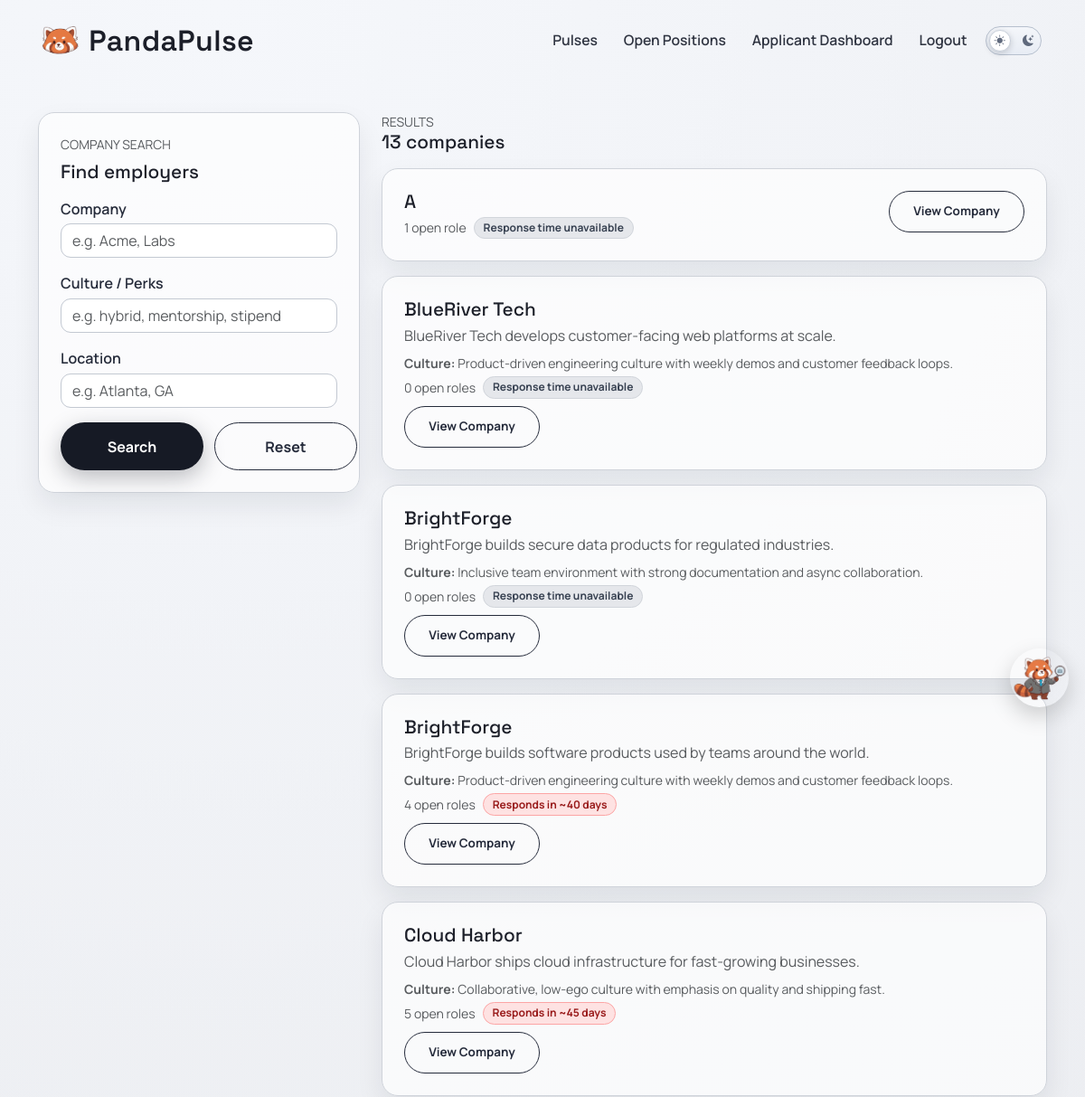
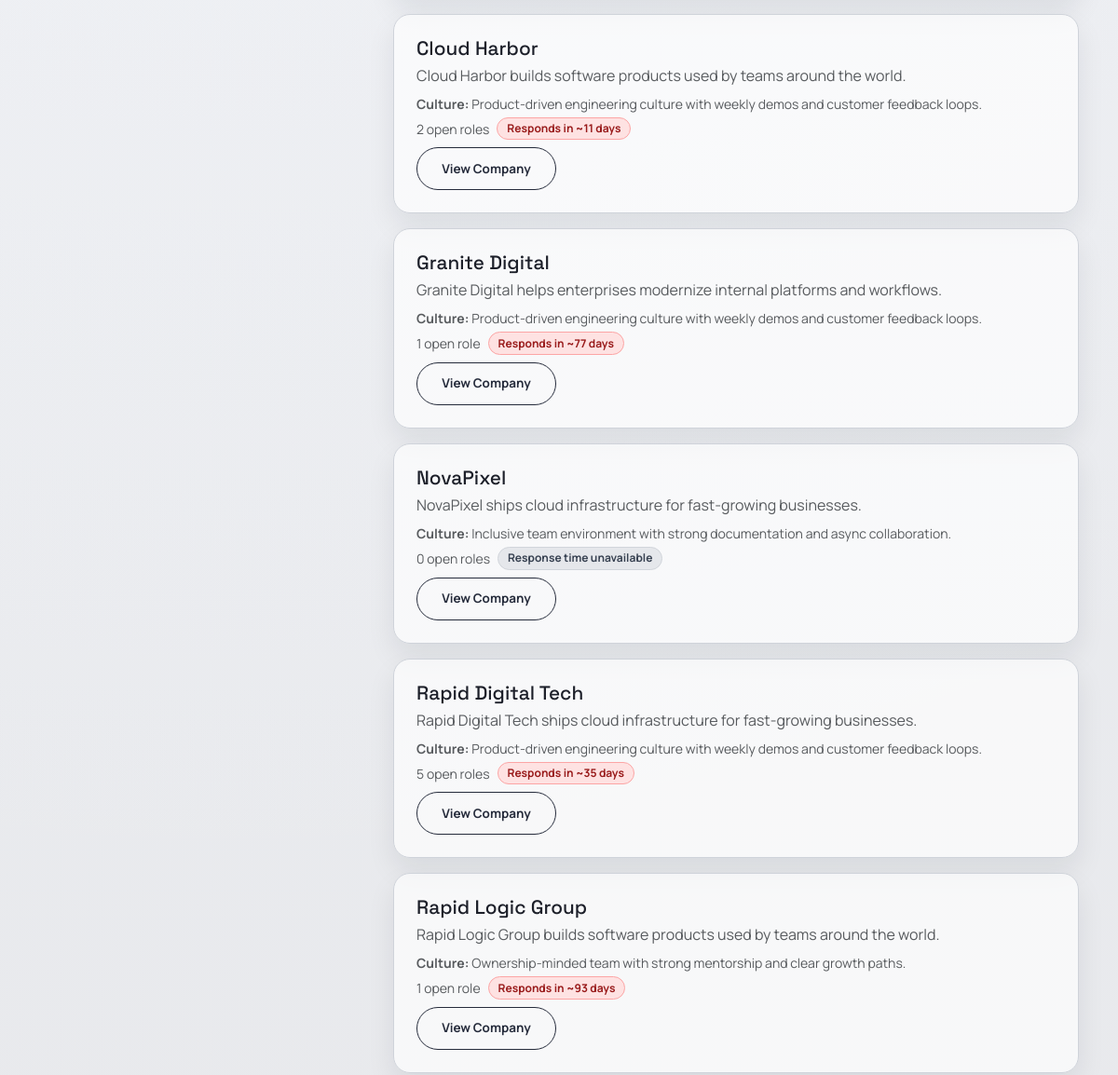
/accounts/companies/ (signed in, upper part), run on an earlier commit of the app's database (2 pictures, top to bottom).
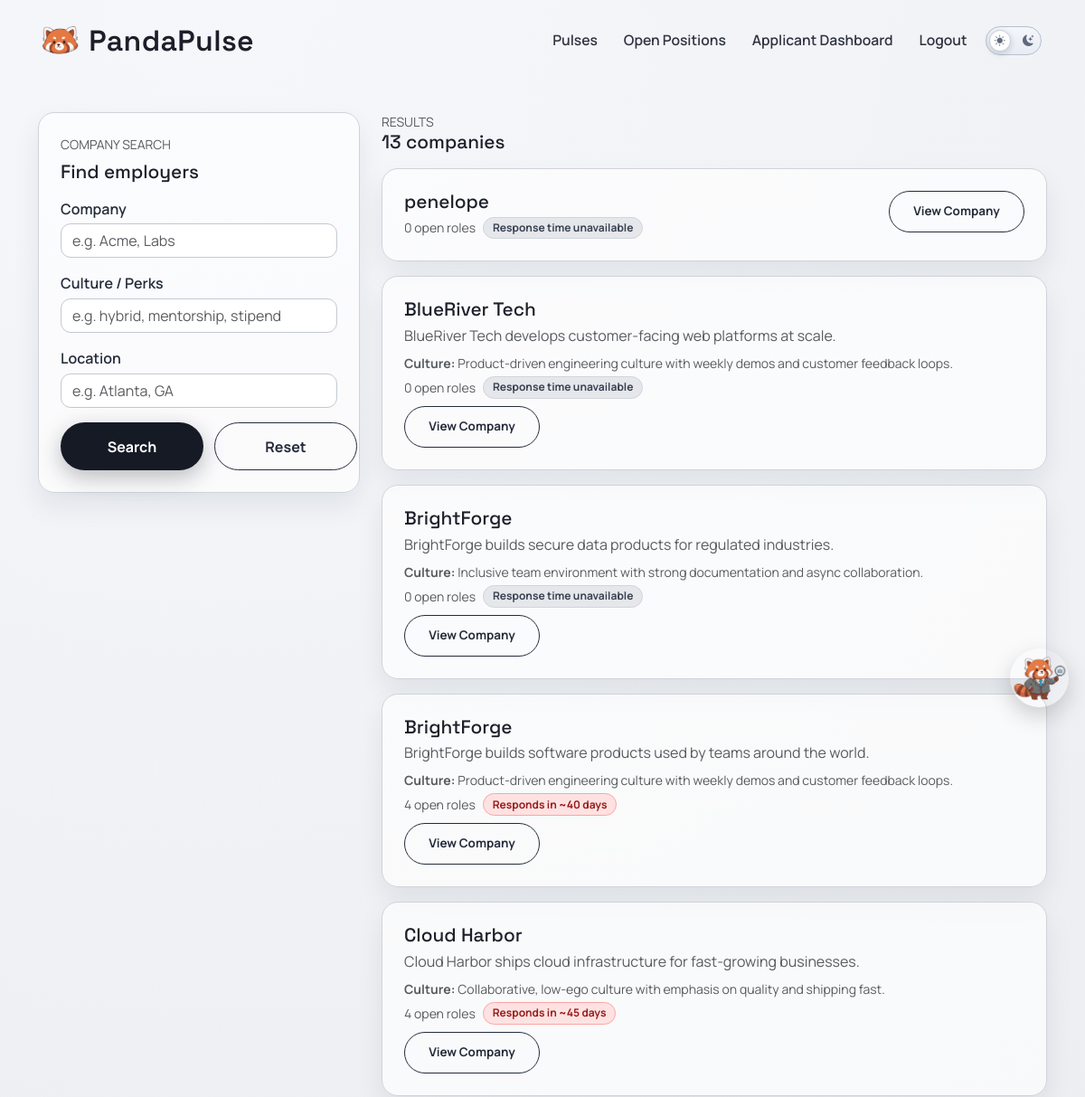
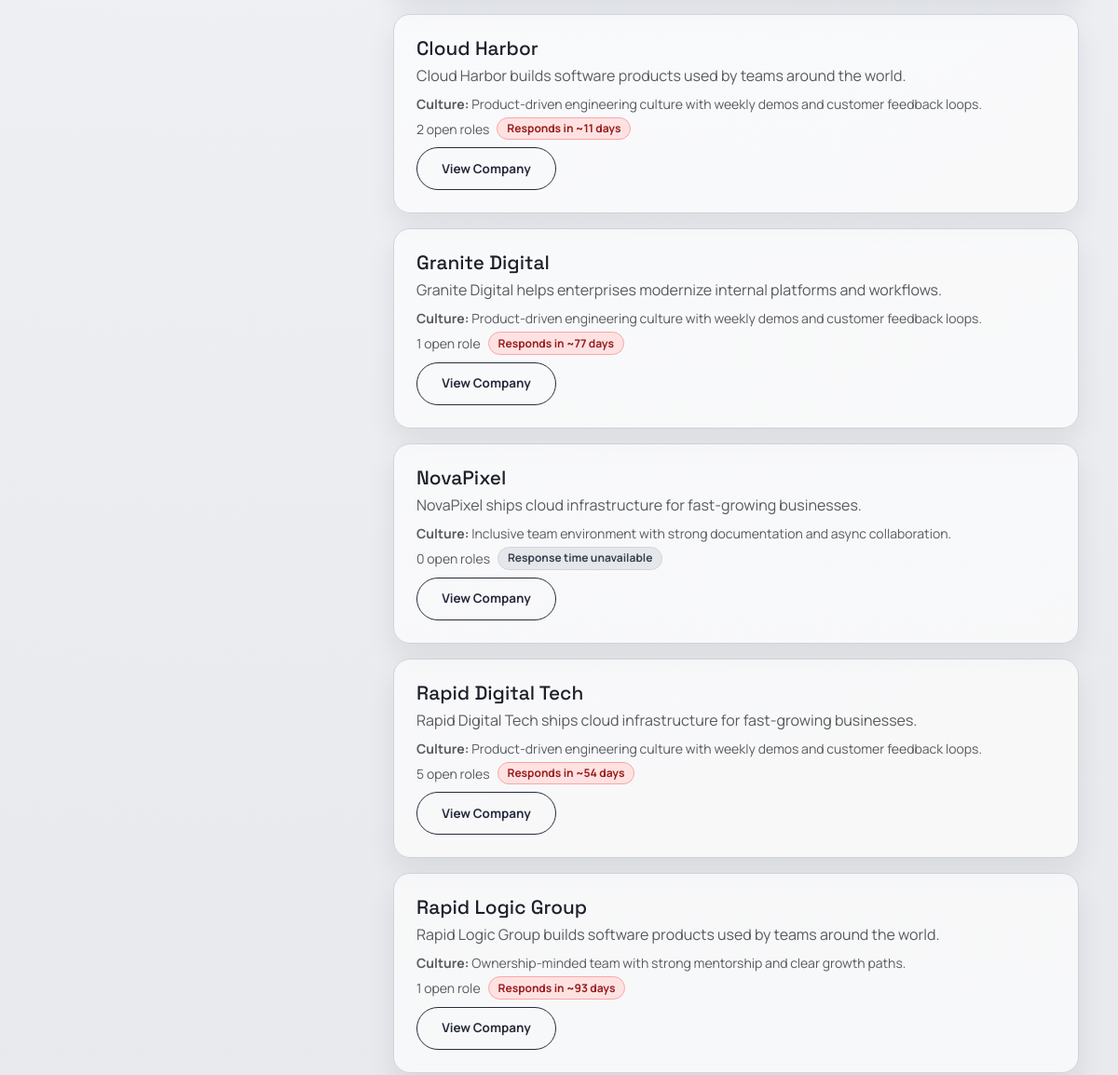
And on a later commit of the database (2 pictures, top to bottom).
### accounts/models.py (models this page shows, shortened)
class Profile(models.Model):
    class AccountType(models.TextChoices):
        APPLICANT = "APPLICANT", "Job Applicant"
        EMPLOYER = "EMPLOYER", "Employer"
    user = models.OneToOneField(settings.AUTH_USER_MODEL, on_delete=models.CASCADE, related_name="profile")
    last_activity = models.DateTimeField(null=True, blank=True)
    is_typing = models.BooleanField(default=False)
    last_typing_update = models.DateTimeField(null=True, blank=True)
    account_type = models.CharField(
        max_length=20,
        choices=AccountType.choices,
        default=AccountType.APPLICANT
    )
    profile_picture = models.ImageField(
        upload_to="profile_pics/",
        blank=True,
        null=True
    )
    resume_file = models.FileField(
        upload_to="profile_resumes/",
        blank=True,
        null=True,
    )
    headline = models.CharField(max_length=120, blank=True)
    skills = models.CharField(max_length=300, blank=True)
    education = models.TextField(blank=True)
    work_experience = models.TextField(blank=True)
    location = models.CharField(max_length=255, blank=True)
    address_line_1 = models.CharField(max_length=255, blank=True)
    address_line_2 = models.CharField(max_length=255, blank=True)
    city = models.CharField(max_length=100, blank=True)
    state = models.CharField(max_length=100, blank=True)
    postal_code = models.CharField(max_length=20, blank=True)
    country = models.CharField(max_length=100, blank=True, default="United States")
    projects = models.TextField(blank=True)
    parsed_resume_skills = models.TextField(blank=True)
    company_name = models.CharField(max_length=120, blank=True)
    company_website = models.URLField(blank=True)
    company_description = models.TextField(blank=True)
    company_culture = models.TextField(blank=True)
    company_perks = models.TextField(blank=True)
    visible_to_recruiters = models.BooleanField(
        default=True,
        help_text="Allow recruiters to view your profile."
    )
    show_headline = models.BooleanField(default=True)
    show_skills = models.BooleanField(default=True)
    show_education = models.BooleanField(default=True)
    show_work_experience = models.BooleanField(default=True)
    show_links = models.BooleanField(default=True)
    hide_email_from_employers = models.BooleanField(default=False)
    created_at = models.DateTimeField(auto_now_add=True)

### accounts/views.py (the view, shortened to what this page needs)
# urls.py: path("companies/", views.company_search, name="accounts.company_search"),
@login_required
def company_search(request):
    if not _is_applicant(request.user):
        return HttpResponseForbidden("Only applicants can access company search.")
    qs = Profile.objects.filter(account_type=Profile.AccountType.EMPLOYER).select_related("user").order_by("company_name", "user__username")
    company = request.GET.get("company", "").strip()
    culture = request.GET.get("culture", "").strip()
    location = request.GET.get("location", "").strip()
    if company:
        qs = qs.filter(
            Q(company_name__icontains=company)
            | Q(user__username__icontains=company)
            | Q(company_description__icontains=company)
        )
    if culture:
        qs = qs.filter(
            Q(company_culture__icontains=culture)
            | Q(company_perks__icontains=culture)
            | Q(company_description__icontains=culture)
        )
    companies = list(qs.distinct())
    company_user_ids = [company_profile.user_id for company_profile in companies]
    response_sla_by_owner = build_response_sla_by_employer_ids(company_user_ids)
    for company_profile in companies:
        company_profile.open_roles_count = JobPost.objects.filter(owner=company_profile.user).count()
        company_profile.response_sla = response_sla_by_owner.get(company_profile.user_id)
    return render(
        request,
        "accounts/company_search.html",
        {
            "template_data": {
                "title": "Company Search",
                "companies": companies,
                "filters": {
                    "company": company,
                    "culture": culture,
                    "location": location,
                },
                "current_url": current_request_url(request),
            }
        },
    )

### accounts/context_processors.py (called while the page is built)
def can_post_job(request):
    if not request.user.is_authenticated:
        return {"can_post_job": False}
    is_employer = Profile.objects.filter(
        user=request.user,
        account_type=Profile.AccountType.EMPLOYER,
    ).exists()
    return {"can_post_job": is_employer}

### accounts/views.py (called while the page is built)
def _is_applicant(user):
    return Profile.objects.filter(
        user=user,
        account_type=Profile.AccountType.APPLICANT,
    ).exists()

### project2/navigation.py (called while the page is built)
def safe_local_navigation_url(request, candidate_url):
    candidate_url = (candidate_url or "").strip()
    if not candidate_url:
        return ""
    if not url_has_allowed_host_and_scheme(
        candidate_url,
        allowed_hosts={request.get_host()},
        require_https=request.is_secure(),
    ):
        return ""
    parsed = urlsplit(candidate_url)
    safe_url = parsed.path or "/"
    if parsed.query:
        safe_url = f"{safe_url}?{parsed.query}"
    if parsed.fragment:
        safe_url = f"{safe_url}#{parsed.fragment}"
    return safe_url

def current_request_url(request):
    return safe_local_navigation_url(request, request.get_full_path()) or "/"

### project2/response_sla.py (called while the page is built)
def format_response_time_window(avg_hours):
    if avg_hours < 24:
        rounded_hours = max(1, int(round(avg_hours)))
        label = "hour" if rounded_hours == 1 else "hours"
        return f"~{rounded_hours} {label}"
    rounded_days = max(1, int(round(avg_hours / 24)))
    label = "day" if rounded_days == 1 else "days"
    return f"~{rounded_days} {label}"

def response_sla_tone(avg_hours):
    if avg_hours < 49:
        return "green"
    if avg_hours > 7 * 24:
        return "red"
    return "yellow"

def build_response_sla(avg_hours):
    if avg_hours is None:
        return {
            "label": "Response time unavailable",
            "css_class": "is-neutral",
            "hours": None,
        }
    return {
        "label": f"Responds in {format_response_time_window(avg_hours)}",
        "css_class": f"is-{response_sla_tone(avg_hours)}",
        "hours": round(avg_hours, 1),
    }

### accounts/templates/accounts/company_search.html
{% extends 'base.html' %}
{% block content %}
<section class="page-shell candidate-search-page">
  <div class="container">
    <div class="row g-4">
      <div class="col-lg-4">
        <div class="surface-card">
          <div class="text-uppercase text-muted small mb-2">Company search</div>
          <h2 class="surface-title mb-3">Find employers</h2>
          <form method="get" class="vstack gap-3">
            <div>
              <label class="form-label">Company</label>
              <input type="text" name="company" class="form-control" placeholder="e.g. Acme, Labs" value="{{ template_data.filters.company }}">
            </div>
            <div>
              <label class="form-label">Culture / Perks</label>
              <input type="text" name="culture" class="form-control" placeholder="e.g. hybrid, mentorship, stipend" value="{{ template_data.filters.culture }}">
            </div>
            <div>
              <label class="form-label">Location</label>
              <input type="text" name="location" class="form-control" placeholder="e.g. Atlanta, GA" value="{{ template_data.filters.location }}">
            </div>
            <div class="candidate-search-filter-actions">
              <button type="submit" class="primary-btn border-0 w-100">Search</button>
              <a href="{% url 'accounts.company_search' %}" class="secondary-btn w-100">Reset</a>
            </div>
          </form>
        </div>
      </div>
      <div class="col-lg-8">
        <div class="mb-3">
          <div class="text-uppercase text-muted small">Results</div>
          <h3 class="surface-title mb-0">{{ template_data.companies|length }} companies</h3>
        </div>
        {% if template_data.companies %}
          <div class="vstack gap-3">
            {% for company in template_data.companies %}
              <div class="surface-card">
                <div class="d-flex justify-content-between flex-wrap gap-2">
                  <div>
                    <h4 class="surface-title mb-1">{{ company.company_name|default:company.user.username }}</h4>
                    {% if company.company_description %}
                      <p class="mb-2 text-muted">{{ company.company_description|truncatewords:24 }}</p>
                    {% endif %}
                    {% if company.company_culture %}
                      <div class="small text-muted"><b>Culture:</b> {{ company.company_culture|truncatewords:20 }}</div>
                    {% endif %}
                    <div class="d-flex align-items-center flex-wrap gap-2 mt-1">
                      <div class="small text-muted mb-0">{{ company.open_roles_count }} open role{{ company.open_roles_count|pluralize }}</div>
                      {% if company.response_sla %}
                        <span class="sla-badge {{ company.response_sla.css_class }}">
                          {{ company.response_sla.label }}
                        </span>
                      {% endif %}
                    </div>
                  </div>
                  <div class="text-end">
                    <a class="secondary-btn candidate-action-btn" href="{% url 'accounts.company_profile' company.user.username %}?return_to={{ template_data.current_url|urlencode }}">
                      View Company
                    </a>
                  </div>
                </div>
              </div>
            {% endfor %}
          </div>
        {% else %}
          <div class="surface-card p-5 text-center">
            <h4 class="surface-title mb-2">No matching companies</h4>
            <p class="text-muted mb-0">Try widening your filters.</p>
          </div>
        {% endif %}
      </div>
    </div>
  </div>
</section>
{% endblock content %}

### project2/templates/base.html (shortened to what this page needs)
<!DOCTYPE html>
<html>
  {% load static %}
  <head>
    <link href="https://cdn.jsdelivr.net/npm/bootstrap@5.3.3/dist/css/bootstrap.min.css" rel="stylesheet">
    <link rel="stylesheet" href="https://cdnjs.cloudflare.com/ajax/libs/font-awesome/6.1.1/css/all.min.css">
    <link rel="stylesheet" href="https://cdn.jsdelivr.net/npm/bootstrap-icons@1.11.3/font/bootstrap-icons.min.css">
    <link rel="stylesheet" type="text/css" href="{% static 'css/style.css' %}?v=pandapulse-3">
    <link rel="stylesheet" href="{% static 'mascot/panda.css' %}">
  </head>
  <body>
    <nav class="navbar navbar-expand-lg site-nav py-3">
      <div class="container">
        <a class="navbar-brand brand-mark" href="{% url 'home.index' %}">
          <img src="{% static 'img/logo.png' %}?v=pandapulse-2" alt="logo" height="40" />
          <span>PandaPulse</span>
        </a>
        <div class="collapse navbar-collapse" id="navbarNavAltMarkup">
          <div class="navbar-nav ms-auto align-items-lg-center gap-lg-2">
            {% if user.is_authenticated %}
              <a class="nav-link site-link" href="{% url 'pulses:feed' %}">Pulses</a>
            {% endif %}
            {% if not can_post_job or user.is_staff %}
              <a class="nav-link site-link" href="{% url 'jobposts.search' %}">Open Positions</a>
            {% endif %}
            {% if user.is_authenticated %}
              {% if can_post_job %}
                <a class="nav-link site-link" href="{% url 'accounts.candidate_search' %}">Find Candidates</a>
                <a class="nav-link site-link" href="{% url 'jobposts.dashboard' %}">Employer Dashboard</a>
              {% else %}
                <a class="nav-link site-link" href="{% url 'apply:application_status' %}">Applicant Dashboard</a>
              {% endif %}
              <a class="nav-link site-link" href="{% url 'accounts.logout' %}">Logout</a>
            {% else %}
              <a class="nav-link site-link" href="{% url 'accounts.login' %}">Login</a>
              <a class="site-cta" href="{% url 'accounts.signup' %}">Get Started</a>
            {% endif %}
            <div class="nav-theme-toggle">
              <label class="nav-theme-toggle-track" for="headerDarkModeToggle" aria-label="Toggle light and dark mode">
                <span class="nav-theme-icon nav-theme-sun"><i class="bi bi-sun-fill"></i></span>
                <span class="nav-theme-icon nav-theme-moon"><i class="bi bi-moon-stars-fill"></i></span>
                <span class="nav-theme-thumb"></span>
              </label>
            </div>
          </div>
        </div>
      </div>
    </nav>
    <main>
      {% block content %}
      {% endblock content %}
    </main>
    <div id="panda-confetti" aria-hidden="true"></div>
    <div id="chatbot-widget">
    </div>
    <div id="panda-mascot" aria-label="Site mascot">
      <div class="panda-wrap" title="Panda mascot">
        <img src="{% static 'img/logo1.png' %}?v=pandapulse-4"/>
      </div>
    </div>
  </body>
</html>

### project2/static/css/style.css (style rules this page uses)
:root { --bg-base: #e7e8eb; --ink: #1c1f29; --ink-muted: #515662; --line: #c3c8d0; --panel: #9fc3df; --panel-2: #c8deef; }
* { box-sizing: border-box; }
body { margin: 0; min-height: 100vh; font-family: "Manrope", sans-serif; color: var(--ink); background: radial-gradient(circle at 20% 0%, #f5f7fb 0%, rgba(245, 247, 251, 0.3) 38%, transparent 65%), linear-gradient(180deg, #eceef2 0%, var(--bg-base) 100%); }
main { min-height: calc(100vh - 190px); }
.site-nav { background: transparent; }
.brand-mark { display: inline-flex; align-items: center; gap: 0.6rem; font-family: "Space Grotesk", sans-serif; font-weight: 600; letter-spacing: 0.02em; color: var(--ink); }
.brand-mark span { font-size: 2rem; }
.site-link { color: #2f3441; font-weight: 600; font-size: 0.98rem; margin-right: 0.3rem; }
.nav-theme-toggle { position: relative; display: inline-flex; align-items: center; margin-right: 0.35rem; }
.nav-theme-toggle-track { width: 62px; height: 32px; border-radius: 999px; border: 1px solid #b7c0ce; background: linear-gradient(180deg, #f4f6fa 0%, #e7ecf4 100%); display: inline-flex; align-items: center; justify-content: space-between; padding: 0 8px; cursor: pointer; position: relative; }
.nav-theme-icon { color: #5f697c; font-size: 0.78rem; line-height: 1; z-index: 1; }
.nav-theme-thumb { position: absolute; left: 3px; top: 3px; width: 24px; height: 24px; border-radius: 999px; background: #ffffff; border: 1px solid #c8cfda; box-shadow: 0 2px 7px rgba(18, 23, 36, 0.18); transition: transform 0.18s ease; }
.primary-btn, .secondary-btn, .danger-btn { display: inline-flex; align-items: center; justify-content: center; text-decoration: none; border-radius: 999px; font-weight: 700; padding: 0.85rem 1.55rem; min-width: 158px; transition: transform 0.22s ease, box-shadow 0.22s ease, background 0.22s ease; }
.primary-btn { background: #161a25; color: #fff; box-shadow: 0 8px 24px rgba(22, 26, 37, 0.28); }
.secondary-btn { border: 1.3px solid #252b3b; color: #252b3b; }
.page-shell { padding: 2.1rem 0 3.4rem; }
.surface-card { background: rgba(255, 255, 255, 0.68); border: 1px solid #cfd3da; border-radius: 18px; padding: 1.5rem; box-shadow: 0 14px 30px rgba(18, 23, 36, 0.08); }
.surface-title { font-family: "Space Grotesk", sans-serif; font-size: 1.3rem; margin-bottom: 0.55rem; }
.field-block label, .form-label { font-weight: 600; color: #252b3a; margin-bottom: 0.3rem; }
.form-control, .form-select { border-radius: 11px; border-color: #c3c9d2; background-color: rgba(255, 255, 255, 0.92); }
.candidate-search-page .candidate-search-filter-actions { display: grid; grid-template-columns: 1fr 1fr; gap: 0.75rem; }
.candidate-search-page .candidate-action-btn { width: 150px; min-width: 150px; max-width: 150px; height: 46px; padding: 0.85rem 0.9rem; white-space: nowrap; overflow: hidden; text-overflow: ellipsis; font-size: 0.84rem; line-height: 1; justify-content: center; }
.sla-badge { display: inline-flex; align-items: center; justify-content: center; text-align: center; border-radius: 999px; border: 1px solid transparent; padding: 0.26rem 0.62rem; font-size: 0.75rem; font-weight: 700; line-height: 1.2; white-space: nowrap; }
.sla-badge.is-red { background: #fee2e2; color: #991b1b; border-color: #fca5a5; }
.sla-badge.is-neutral { background: #e5e7eb; color: #374151; border-color: #d1d5db; }
#chatbot-widget { position: fixed; inset: 0; z-index: 1050; pointer-events: none; }

What changed in the data, as far as the page shows it:
no longer on this page (row edited): Profile: company_name "A", open_roles_count "1", response_sla.label "Response time unavailable"
now on this page (row edited): Profile: company_name "penelope", open_roles_count "0", response_sla.label "Response time unavailable"
changed Profile "Cloud Harbor ships cloud infrastructure for fast-growing businesses.": open_roles_count "5" → "4"
changed Profile "Rapid Digital Tech ships cloud infrastructure for fast-growing businesses.": response_sla.label "Responds in ~35 days" → "Responds in ~54 days"
